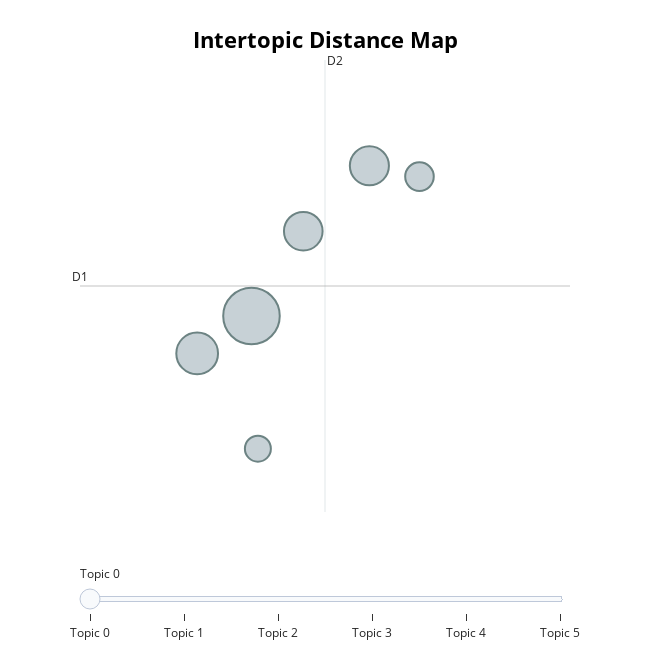

Write notebook code for a chart like this one.
### Code cell
# Create dimensionality reduced map of topics

visualization = model.visualize_topics()

visualization.write_html(f'{CLUSTERING_DIRECTORY}/topic_visualization_map.html')
visualization

### Figure 1 — Plotly figure (JSON) as saved in the notebook; plotly's stock layout.template omitted (floating-point values rounded to 4 significant figures)
{"data": [{"customdata": [[0, "bauordnung | zonenplan | altstadt | neuen | stadt", 90], [1, "stadtpolizei | fc | sicherheit | gallen | fussballspielen", 49], [2, "flüchtlinge | integration | sds | asylsuchende | asyl", 43], [3, "bewegung | lehrkräfte | schule | bewegt | leistungsprämien", 42], [4, "interpellation | daniel | reichten | martin | stefan", 23], [5, "tonnen | rund | ganzglassammlung | pro | ganzglas", 19]], "hovertemplate": "<b>Topic %{customdata[0]}</b><br>%{customdata[1]}<br>Size: %{customdata[2]}", "legendgroup": "", "marker": {"color": "#B0BEC5", "line": {"color": "DarkSlateGrey", "width": 2}, "size": [90, 49, 43, 42, 23, 19], "sizemode": "area", "sizeref": 0.05625, "symbol": "circle"}, "mode": "markers", "name": "", "orientation": "v", "showlegend": false, "type": "scatter", "x": [9.353, 8.745, 10.67, 9.933, 11.23, 9.425], "xaxis": "x", "y": [3.261, 3.042, 4.144, 3.76, 4.081, 2.482], "yaxis": "y"}], "layout": {"annotations": [{"showarrow": false, "text": "D1", "x": 7.434, "y": 3.438, "yshift": 10}, {"showarrow": false, "text": "D2", "x": 10.18, "xshift": 10, "y": 4.766}], "height": 650, "hoverlabel": {"bgcolor": "white", "font": {"family": "Rockwell", "size": 16}}, "legend": {"itemsizing": "constant", "tracegroupgap": 0}, "margin": {"t": 60}, "shapes": [{"line": {"color": "#CFD8DC", "width": 2}, "type": "line", "x0": 10.18, "x1": 10.18, "y0": 2.109, "y1": 4.766}, {"line": {"color": "#9E9E9E", "width": 2}, "type": "line", "x0": 7.434, "x1": 12.92, "y0": 3.438, "y1": 3.438}], "sliders": [{"active": 0, "pad": {"t": 50}, "steps": [{"args": [{"marker.color": [["red", "#B0BEC5", "#B0BEC5", "#B0BEC5", "#B0BEC5", "#B0BEC5"]]}], "label": "Topic 0", "method": "update"}, {"args": [{"marker.color": [["#B0BEC5", "red", "#B0BEC5", "#B0BEC5", "#B0BEC5", "#B0BEC5"]]}], "label": "Topic 1", "method": "update"}, {"args": [{"marker.color": [["#B0BEC5", "#B0BEC5", "red", "#B0BEC5", "#B0BEC5", "#B0BEC5"]]}], "label": "Topic 2", "method": "update"}, {"args": [{"marker.color": [["#B0BEC5", "#B0BEC5", "#B0BEC5", "red", "#B0BEC5", "#B0BEC5"]]}], "label": "Topic 3", "method": "update"}, {"args": [{"marker.color": [["#B0BEC5", "#B0BEC5", "#B0BEC5", "#B0BEC5", "red", "#B0BEC5"]]}], "label": "Topic 4", "method": "update"}, {"args": [{"marker.color": [["#B0BEC5", "#B0BEC5", "#B0BEC5", "#B0BEC5", "#B0BEC5", "red"]]}], "label": "Topic 5", "method": "update"}]}], "title": {"font": {"color": "Black", "size": 22}, "text": "<b>Intertopic Distance Map</b>", "x": 0.5, "xanchor": "center", "y": 0.95, "yanchor": "top"}, "width": 650, "xaxis": {"anchor": "y", "domain": [0, 1], "range": [7.434, 12.92], "title": {"text": ""}, "visible": false}, "yaxis": {"anchor": "x", "domain": [0, 1], "range": [2.109, 4.766], "title": {"text": ""}, "visible": false}}}
